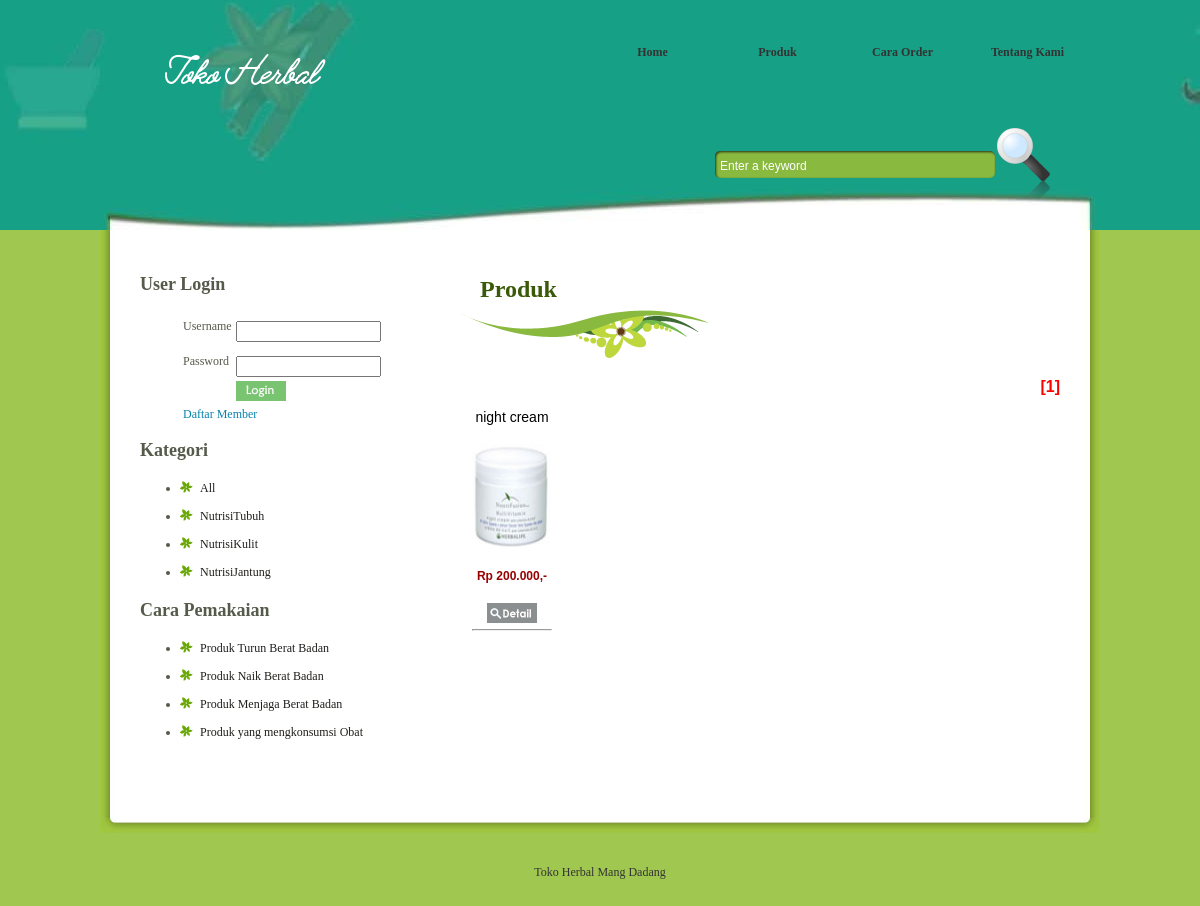
The page /herbal.php?herbal=produk&kdt=NutrisiKulit on the database its author committed.
### tables this page shows
CREATE TABLE IF NOT EXISTS `produktbl` (
  `id` int(11) NOT NULL auto_increment,
  `kd_produk` varchar(6) NOT NULL,
  `nama` varchar(50) NOT NULL,
  `harga` int(11) NOT NULL,
  `deskripsi` text NOT NULL,
  `kategori` varchar(50) NOT NULL,
  `stok` int(11) NOT NULL,
  `gambar` varchar(35) NOT NULL,
  PRIMARY KEY  (`kd_produk`),
  KEY `id` (`id`)
);

CREATE TABLE IF NOT EXISTS `kategoritbl` (
  `id` int(11) NOT NULL auto_increment,
  `kategori` varchar(50) NOT NULL,
  PRIMARY KEY  (`id`)
);

### herbal/kategori.php (the view)
<?php
$cek="Select * from kategoritbl order by id asc";
$hasil=mysql_query($cek);
if ($hasil > 0) {
	if ((isset($_SESSION['userlogin'])) == ''){
		echo "<li><a href=\"?herbal=produk\">All</a></li>";
	}else{
		echo "<li><a href=\"?herbal=produk\">All</a></li>";
	}
	while($data=mysql_fetch_array($hasil))
		{
			if ((isset($_SESSION['userlogin'])) == ''){
		echo "<li><a href=\"?herbal=produk&kdt=$data[kategori]\">$data[kategori]</a></li>";
			}
			else{
			echo "<li><a href=\"?herbal=produk&kdt=$data[kategori]\">$data[kategori]</a></li>";
			}
		}
}
?>

### herbal/produk.php (shortened to what this page needs)
<h2>Produk</h2>
<?php
if(empty($_GET[kdt])){
	$query = "select * from produktbl order by id desc";
	$hasil = mysql_query($query);
	$numrows = mysql_num_rows($hasil);
	$jumlah = mysql_num_rows($hasil);
	$limit = 12;
	if (empty($offset)) {
		$offset = 0;
	}
		if(isset($_GET['offset'])){$offset = $_GET['offset']; }
		$seleksi = "SELECT * FROM produktbl ORDER BY id DESC LIMIT $offset, $limit";
		$result = mysql_query($seleksi);
		echo "<div align=\"right\">";
		$halaman = intval($jumlah/$limit);
		if ($jumlah%$limit) {
			$halaman++;
		}
			for ($i=1;$i<=$halaman;$i++) {
				$newoffset=$limit*($i-1);
					if ($offset!=$newoffset)
						{
						echo "<b><font face=\"arial\" size=\"2\">[<a style=\"color: black\" 	href=\"?herbal=produk&offset=$newoffset\">$i</a>]</font></B>";
					} else {
						echo "<b><font face=\"arial\" size=\"3\" color=\"red\">[$i]</font></b>";
					}
			}
						echo "</div>";
?>
<table border="0" cellpadding='10' cellspacing="2" bgcolor="" bordercolor="" align="left">
	<tr>
<?php
	$kolom=3;
	$x = 0;
	if($numrows > 0){
	while($data=mysql_fetch_array($result))
		{
		    if ($x >= $kolom)
			    {
			      echo "</tr><tr>";
			      $x = 0;
				}
	$x++;
?>
<td align=center>
	<div class ="teks_nama_produk">
    	<?php echo $data['nama']; ?><br><br>
    </div>
    <div>
		<img width='80px' height='105px' valign='top' border='1,5' src="Produk/<?php echo $data['gambar']; ?>"><br><br>
	</div>
    <div class ="teks_harga_produk">
        <?php $hargarp = $data['harga'] ?>
        <?php echo "Rp " .number_format($hargarp, 0, ',', '.').",-" ?><br><br>
    </div>
    <div>
        <?php
		echo '
	<a href="?herbal=produk_detail&id='.$data['id'].'"><img src="images/TDetail.jpg"\
	title="Detail Produk" border="0" width=\"50\" height=\"30\"></a>';
		?>
	</div>
      <hr />
</td>
<?php
	}
	}
?>
</tr>
</table>
<?php
}else{
		$query = "select * from produktbl  order by id desc";
	$hasil = mysql_query($query);
	$numrows = mysql_num_rows($hasil);
	$jumlah = mysql_num_rows($hasil);
	$limit = 12;
	if (empty($offset)) {
		$offset = 0;
	}
		$seleksi = "SELECT * FROM produktbl where kategori='$_GET[kdt]' ORDER BY id DESC LIMIT $offset, $limit";
		$result = mysql_query($seleksi);
		echo "<div align=\"right\">";
		$halaman = intval($jumlah/$limit);
		if ($jumlah%$limit) {
			$halaman++;
		}
			for ($i=1;$i<=$halaman;$i++) {
				$newoffset=$limit*($i-1);
					if ($offset!=$newoffset)
						{
						echo "<b><font face=\"arial\" size=\"2\">[<a style=\"color: black\" 	href=\"?herbal=produk&offset=$newoffset\">$i</a>]</font></B>";
					} else {
						echo "<b><font face=\"arial\" size=\"3\" color=\"red\">[$i]</font></b>";
					}
			}
						echo "</div>";
?>
<table border="0" cellpadding='10' cellspacing="2" bgcolor="" bordercolor="" align="left">
	<tr>
<?php
	if($numrows > 0){
	while($data=mysql_fetch_array($result))
		{
?>
<td align=center>
	<div class ="teks_nama_produk">
    	<?php echo $data['nama']; ?><br><br>
    </div>
    <div>
		<img width='80px' height='105px' valign='top' border='1,5' src="Produk/<?php echo $data['gambar']; ?>"><br><br>
	</div>
    <div class ="teks_harga_produk">
        <?php $hargarp = $data['harga'] ?>
        <?php echo "Rp " .number_format($hargarp, 0, ',', '.').",-" ?><br><br>
    </div>
    <div>
        <?php
		echo '
	<a href="?herbal=produk_detail&id='.$data['id'].'"><img src="images/TDetail.jpg"\
	title="Detail Produk" border="0" width=\"50\" height=\"30\"></a>';
		?>
	</div>
      <hr />
</td>
<?php
	}
	}
?>
</tr>
</table>
<?php	}?>

### css/style.css (style rules this page uses)
body { margin: 0; margin-top: -35px; padding: 0; line-height: 1.5em; font-family: Georgia, "Times New Roman", Times, serif; font-size: 12px; color: #555a4a; background: #a0c74f; }
a:link, a:visited { color: #0683ab; text-decoration: none; font-weight: normal; }
img { margin: 0px; padding: 0px; border: none; }
#content h2 { color: #3a5909; font-size: 24px; padding: 0 0 60px 20px; background: url(../images/header_bg.png) no-repeat bottom left; }
.categories_list li a { display: block; color: #201f1c; padding: 5px 0 5px 20px; background: url(../images/list.png) center left no-repeat; }

### herbal/produk.php (style rules this page uses)
.teks_nama_produk { font-family: Arial, Helvetica, sans-serif; font-size: 14px; color: #000000; }
.teks_harga_produk { font-family: Arial, Helvetica, sans-serif; font-size: 12px; color: #990000; font-weight: bold; }

### rows shown on the page
produktbl: nama "night cream", gambar (picture), harga "200.000"
kategoritbl: kategori "NutrisiTubuh"
kategoritbl: kategori "NutrisiKulit"
kategoritbl: kategori "NutrisiJantung"
